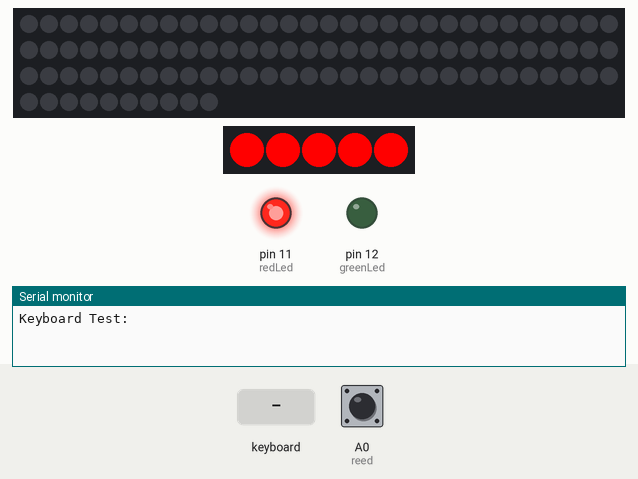
This sketch was run on a simulated Arduino Uno, built with avr-gcc and run on an emulated ATmega328P. On the bench: 100 RGB LEDs in strip order, left to right, continuing on the next row, 5 RGB LEDs in strip order, left to right, output pins drawn as LEDs (lit = HIGH), the last lines printed to the serial monitor. Inputs (shaded band) come from the test bench; at power-on: A0 (reed) LOW. Dim RGB values are drawn brighter than linear.

Above: at 2.2 s.
2.3 s: PS/2 keyboard text "a" received
4.8 s: A0 (reed) driven HIGH
At 5.6 s:
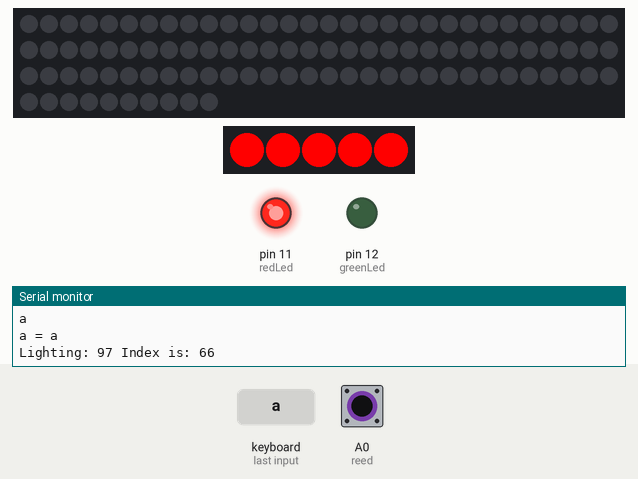
7.9 s: A0 (reed) pulsed LOW 2 times (0.12 s each, 0.3 s apart)
At 8.39 s:
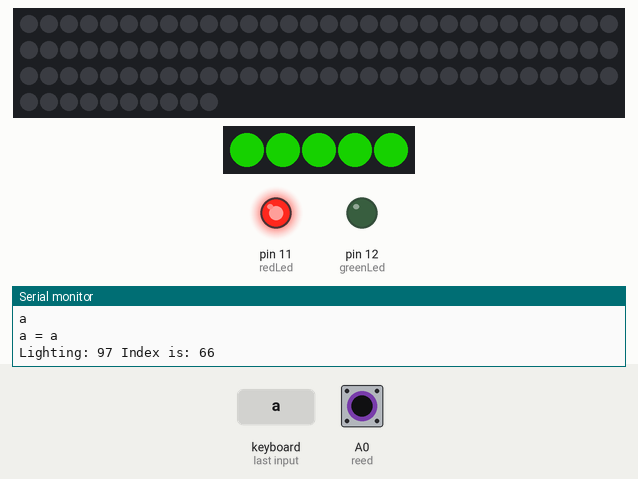
Timing chart, 0 to 10.9 s (numbered marks = the images above; inputs shaded):
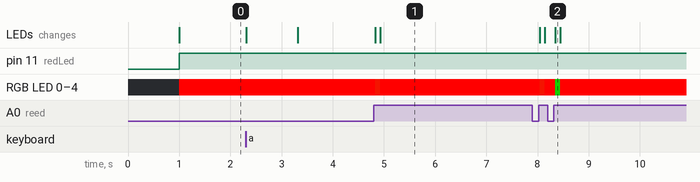

Measured:
- after the input at 4.8 s, RGB LED 0–4: RGB(255, 0, 0) → RGB(219, 18, 0) at once, → RGB(255, 0, 0) 0.10 s later; the LEDs: first change at once (image 1 shows a later state)
- after the input at 7.9 s, RGB LED 0–4: RGB(255, 0, 0) → RGB(219, 18, 0) after 0.14 s, → RGB(255, 0, 0) 0.10 s later, → RGB(13, 121, 0) 0.20 s later, → RGB(255, 0, 0) 0.10 s later; the LEDs: first change after 0.14 s (image 2 shows a later state)

The sketch:

Bike_Keyboard_Puzzle.ino
```cpp
#include <PS2Keyboard.h>
#include <Adafruit_NeoPixel.h>

#define ALPHA_PIN    6
#define TUBE_PIN     5
#define N_ALPHA_LEDS 100
#define N_TUBE_LEDS  5
#define reed   A0 //pin connected to read switch

const int DataPin = 8;
const int IRQpin =  3;
//                             a   b   c   d   e   f   g   h   i   j   k   l   m   n   o   p   q   r   s   t   u   v   w   x   y   z
const int letterLocation[] = {66, 69, 73, 76, 80, 84, 88, 91, 57, 54, 51, 49, 46, 43, 40, 37, 34,  1,  4,  7, 10, 12, 16, 20, 23, 26};
const uint32_t codes[]     = {'f','m','s','h','a','j','t','b','n','x','y','u','i','o','p','l','k','q','w','g','d','z','e','r','c','v'};
const float encodeMph = 10.0;

// Pin 13 has an LED connected on most Arduino boards.
// give it a name:
int redLed = 11;
int greenLed = 12;

PS2Keyboard keyboard;
Adafruit_NeoPixel alpha_strip = Adafruit_NeoPixel(N_ALPHA_LEDS, ALPHA_PIN, NEO_GRB + NEO_KHZ800);
Adafruit_NeoPixel tube_strip = Adafruit_NeoPixel(N_TUBE_LEDS, TUBE_PIN, NEO_GRB + NEO_KHZ800);
int incomingByte = 0;   // for incoming serial data
bool showWelcome = true;
int letterSpacing = 3;
int letterOffset = 12;

//calculations
//tire radius ~ 13.5 inches
//circumference = pi*2*r =~85 inches
//max speed of 35mph =~ 616inches/second
//max rps =~7.25

//storage variables (cycle test)
int reedVal;
long timer; // time between one full rotation (in ms)
float mph;
float radius = 8.0; // tire radius (in inches)
float circumference;

int maxReedCounter = 100; //min time (in ms) of one rotation (for debouncing)
int reedCounter;

// Reed must open and close to indicate motion - prevent mph if reed is held open by the magnet
int reedClosedCounter = 0;
int maxReedClosedCount = 50; // If reed is closed longer than this, it's not moving (fast enough)

void setup() {
  delay(1000);

  reedCounter = maxReedCounter;
  circumference = 2*3.14*radius;
  pinMode(reed, INPUT);

  // initialize the digital pin as an for LEDs
  pinMode(redLed, OUTPUT);
  pinMode(greenLed, OUTPUT);

  // TIMER SETUP- the timer interrupt allows precise timed measurements of the reed switch
  //for more info about configuration of arduino timers see http://arduino.cc/playground/Code/Timer1
  cli();//stop interrupts

  //set timer1 interrupt at 1kHz
  TCCR1A = 0;// set entire TCCR1A register to 0
  TCCR1B = 0;// same for TCCR1B
  TCNT1  = 0;
  // set timer count for 1khz increments
  OCR1A = 1999;// = (1/1000) / ((1/(16*10^6))*8) - 1
  // turn on CTC mode
  TCCR1B |= (1 << WGM12);
  // Set CS11 bit for 8 prescaler
  TCCR1B |= (1 << CS11);
  // enable timer compare interrupt
  TIMSK1 |= (1 << OCIE1A);

  sei();//allow interrupts
  //END TIMER SETUP

  keyboard.begin(DataPin, IRQpin);
  Serial.begin(9600);
  alpha_strip.begin();
  tube_strip.begin();
  Serial.println("Keyboard Test:");
}

void loop() {
  if (mph > encodeMph) {
    digitalWrite(redLed, LOW);   // turn the LED off (LOW is the voltage level)
    digitalWrite(greenLed, HIGH);   // turn the LED on (HIGH is the voltage level)
  } else {
    digitalWrite(redLed, HIGH);   // turn the LED on (HIGH is the voltage level)
    digitalWrite(greenLed, LOW);   // turn the LED off (LOW is the voltage level)
  }

  updateTubeLights(mph/encodeMph);

  if (keyboard.available()) {
    // read the next key
    char c = keyboard.read();
    Serial.println(c);
    int letter = c;

    // Make lower if needed
    if (c >= 'A' && c <= 'Z') {
      c = 'a' + (c - 'A');
    }

    Serial.print(c);
    Serial.print(" = ");
    if (mph > encodeMph) {
      letter = encodeLetter(c);
    }

    Serial.println((char)letter);

    if (letter >= 'a' && letter <= 'z') {
      lightLetter((letter), alpha_strip.Color(255, 255, 255));
    }
  }
}

ISR(TIMER1_COMPA_vect) {//Interrupt at freq of 1kHz to measure reed switch
  reedVal = digitalRead(reed);//get val of A0
  if (reedVal){//if reed switch is closed
    if (reedClosedCounter > maxReedClosedCount) { //reed is being held open by the magnet
      mph = 0;
    } else {
      reedClosedCounter += 1;
      if (reedCounter == 0){//min time between pulses has passed
        mph = (56.8*float(circumference))/float(timer);//calculate miles per hour
        timer = 0;//reset timer
        reedCounter = maxReedCounter;//reset reedCounter
      }
      else{
        if (reedCounter > 0){//don't let reedCounter go negative
          reedCounter -= 1;//decrement reedCounter
        }
      }
    }
  }
  else{//if reed switch is open
    reedClosedCounter = 0; //Reed has opened, reset the closed count
    if (reedCounter > 0){//don't let reedCounter go negative
      reedCounter -= 1;//decrement reedCounter
    }
  }
  if (timer > 2000){
    mph = 0;//if no new pulses from reed switch- tire is still, set mph to 0
  }
  else{
    timer += 1;//increment timer
  }
}

static void lightLetter(uint16_t letter, uint32_t c) {

  Serial.print("Lighting: ");
  Serial.print(letter);
  Serial.print(" Index is: ");
  Serial.println(letterLocation[letter-'a']);

  if (letter < 'a' || letter > 'z' ) {
    return;
  }
  int i = letter - 'a';
  alpha_strip.setPixelColor(letterLocation[i], c);
  alpha_strip.show();
  delay(1000);
  alpha_strip.setPixelColor(letterLocation[i], 0);
  alpha_strip.show();
}

static void allAlphaLightsOff() {
  for(uint16_t i=0; i<alpha_strip.numPixels(); i++) {
      alpha_strip.setPixelColor(i, 0); // turn off pixel
  }
  alpha_strip.show();
}

void updateTubeLights(float level) {
  uint16_t i, j;
  int brightness = (int)(255.0 * level);
  if (brightness > 255) {
    brightness = 255;
  }

  for (i = 0; i < tube_strip.numPixels(); i++) {
    tube_strip.setPixelColor(i, 255-brightness, brightness/2, 0);
  }

  tube_strip.show();
  delay(100);
}

static uint32_t encodeLetter(uint32_t c) {
  uint32_t lower = c;
  if (c >= 'A' && c <= 'Z') {
    lower = 'a' + (c - 'A');
  }

  if (lower < 'a' || lower > 'z') {
    return lower;
  }
  return codes[lower-'a'];
}
```
